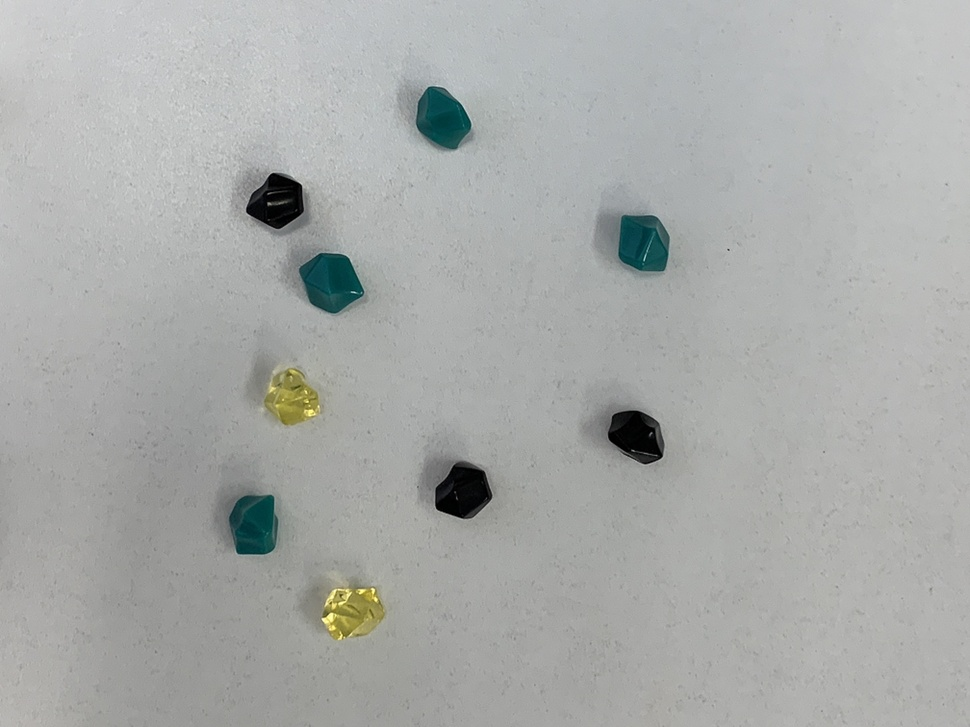
//> input picture 14_2023-07-19/prg/06-07_gem_count_black/gem1.jpg, 970 x 727 px, shrunk from 2016 x 1512 before the run
$ ./gem_count_black   (built with g++ and OpenCV 4)
//> lines starting //> are read from the running program, lines starting //| are printed output that depends on the picture; after the words box and inside, x2 and y2 are one past the last pixel; in counts of white or black regions, pixels touching at a corner belong together
//
//  gem_count_black.cpp
//
//
//  Created by Masashi Morimoto on 2023/07/06.
//

#include <iostream>
#include <opencv2/opencv.hpp>
#define FILE_NAME "../gem1.jpg"

#define TH (20)
#define MAX_VAL (255)
#define COUNT (15)
//ウィンドウ名
#define WINDOW_NAME_INPUT "input"
#define WINDOW_NAME_BINARY "binary"
#define WINDOW_NAME_OUTPUT "output"

int main(int argc, const char * argv[]) {
    //画像変数の宣言
    cv::Mat src_img, gray_img, bin_img, tmp_img, dst_img;
    //輪郭の座標リストの宣言
    std::vector< std::vector< cv::Point > > contours;

    //1. 画像を入力
    src_img = cv::imread(FILE_NAME, cv::IMREAD_COLOR);
//> src_img is the input picture: 727 rows x 970 cols, CV_8UC3; mean B, G, R 169.3, 171.1, 168.9
    if (src_img.empty()) { //入力失敗の場合
        fprintf(stderr, "Cannot read image file: %s.\n", FILE_NAME);
        return (-1);
    }

    //2. グレースケール画像
    cv::cvtColor(src_img, gray_img, cv::COLOR_BGR2GRAY);

    //3. 二値化
    cv::threshold(gray_img, bin_img, TH, MAX_VAL, cv::THRESH_BINARY_INV);
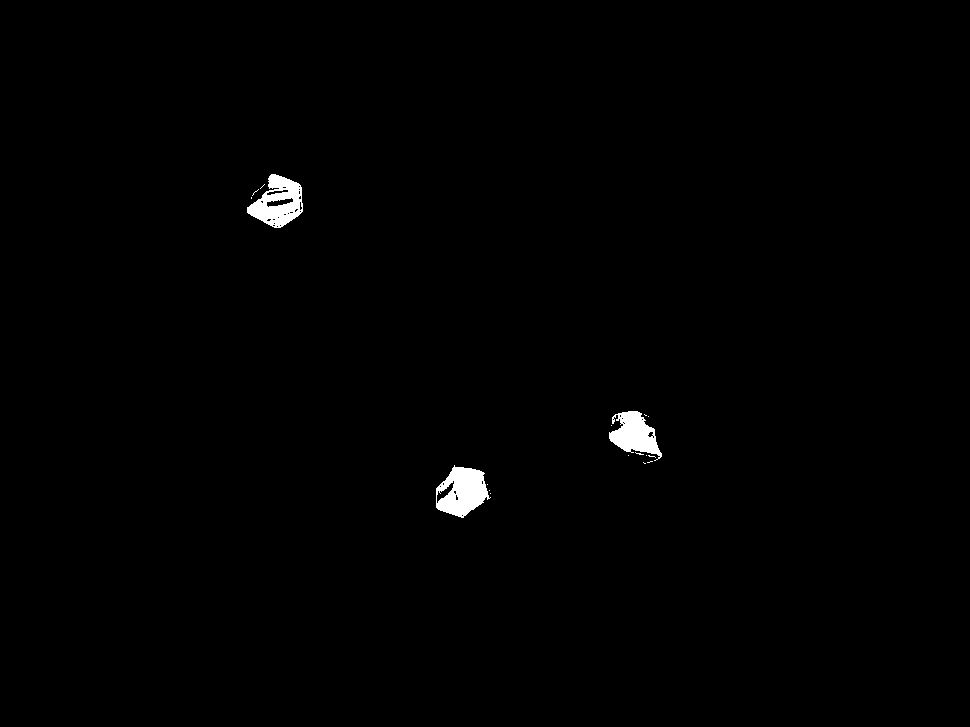
//> bin_img: 727 rows x 970 cols, CV_8UC1; 0.71% white; 18 white regions (15 under 20 px), largest, box (x1, y1, x2, y2) and area: (436, 465, 491, 518) 1816, (247, 174, 303, 228) 1698, (609, 411, 662, 461) 1453

    //4. クロージング・オープニング
    cv::dilate(bin_img, tmp_img, cv::Mat(), cv::Point(-1,-1), COUNT);
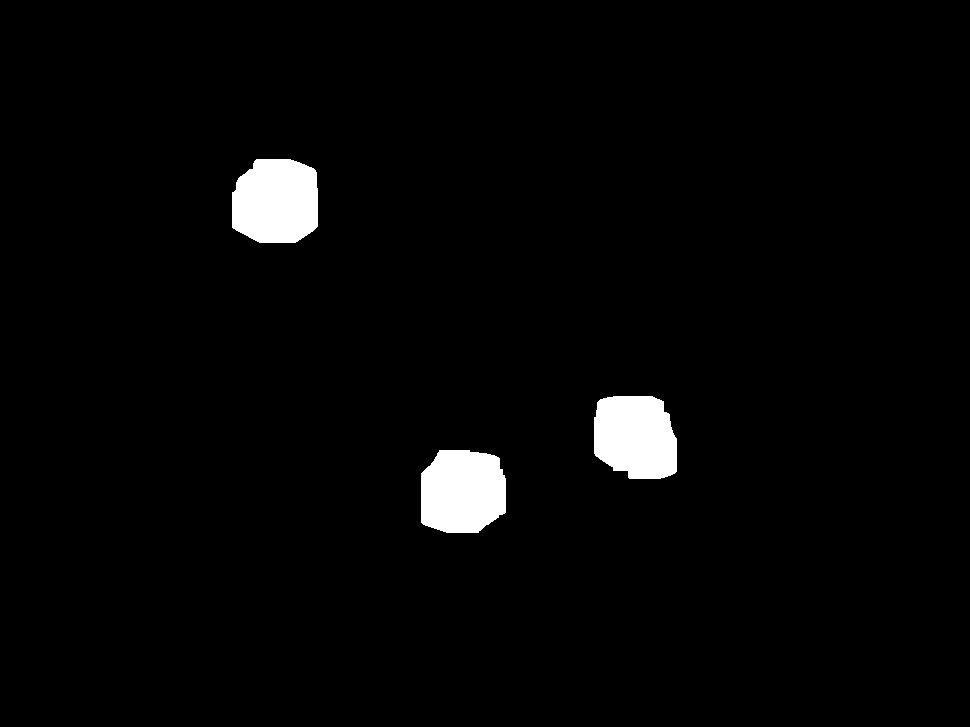
//> tmp_img: 727 rows x 970 cols, CV_8UC1; 2.6% white; 3 white regions, box (x1, y1, x2, y2) and area: (232, 159, 318, 243) 6287, (421, 450, 506, 533) 6133, (594, 396, 677, 479) 5909
    cv::erode(tmp_img, bin_img, cv::Mat(), cv::Point(-1,-1), COUNT);
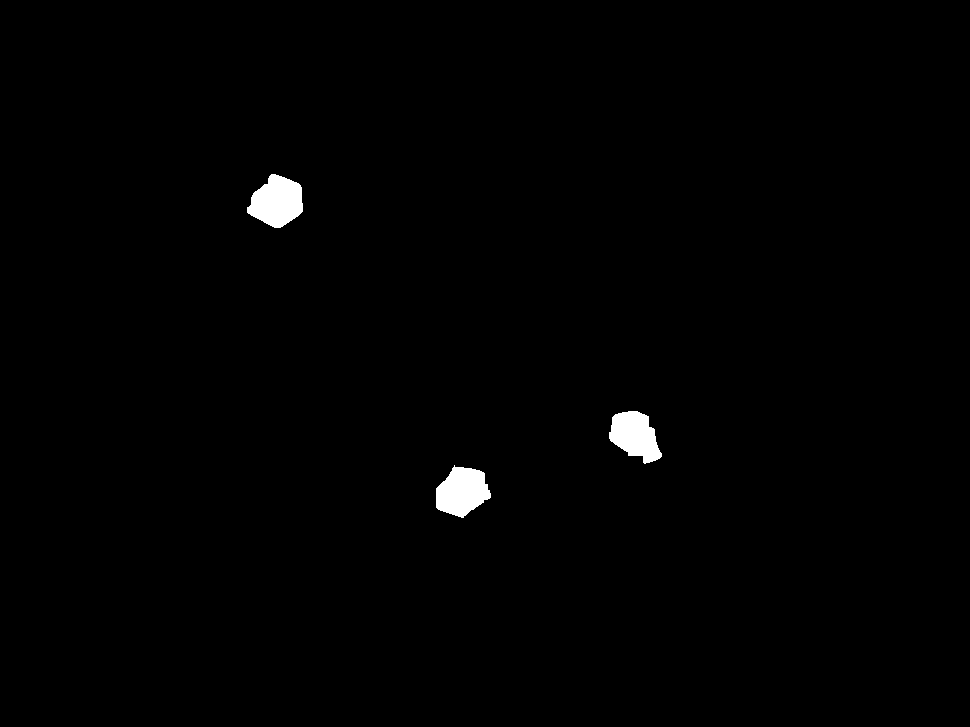
//> bin_img: 727 rows x 970 cols, CV_8UC1; 0.84% white; 3 white regions

    //5. 輪郭追跡による領域検出
    cv::findContours(bin_img, contours, cv::RETR_EXTERNAL, cv::CHAIN_APPROX_NONE);
//> contours = 3 contours; box (x1, y1, x2, y2) and area: (247, 174, 303, 228) 2009, (436, 465, 491, 518) 1913, (609, 411, 662, 464) 1746

    //6. 外接円を描画
    dst_img = src_img.clone();  //入力画像を出力画像にコピー
    for (int i=0; i<contours.size(); i++) {
        cv::Point2f center; //外接円の中心座標
        float radius;       //外接円の半径
        cv::minEnclosingCircle(contours[i], center, radius); //外接円を求める
        cv::circle(dst_img, center, radius, cv::Scalar(0,0,255), 2); //外接円を描画
    }
//> this loop made 3 passes
//> (center, radius) on passes 1 to 3: (Point(461.1, 491.5), 29.47), (Point(636.5, 436.5), 31.31), (Point(274.3, 200.1), 29.79)
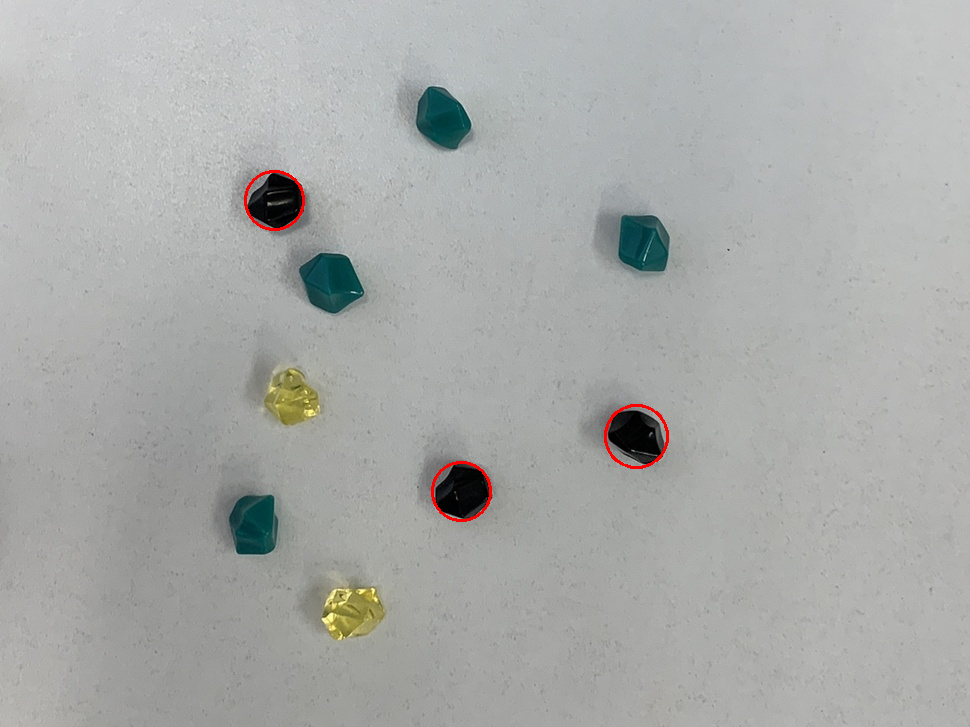
//> dst_img: 727 rows x 970 cols, CV_8UC3; 0.24% of pixels changed, all inside (x1, y1, x2, y2) = (244, 170, 669, 522)

    //7. 個数を出力
    std::cout << "Black gem = " << contours.size() << std::endl;
//| Black gem = 3

    //8. 表示
    cv::imshow(WINDOW_NAME_INPUT, src_img);
    cv::imshow(WINDOW_NAME_BINARY, bin_img);
    cv::imshow(WINDOW_NAME_OUTPUT, dst_img);
    cv::waitKey(); //キー入力待ち (止める)

    return 0;
}
